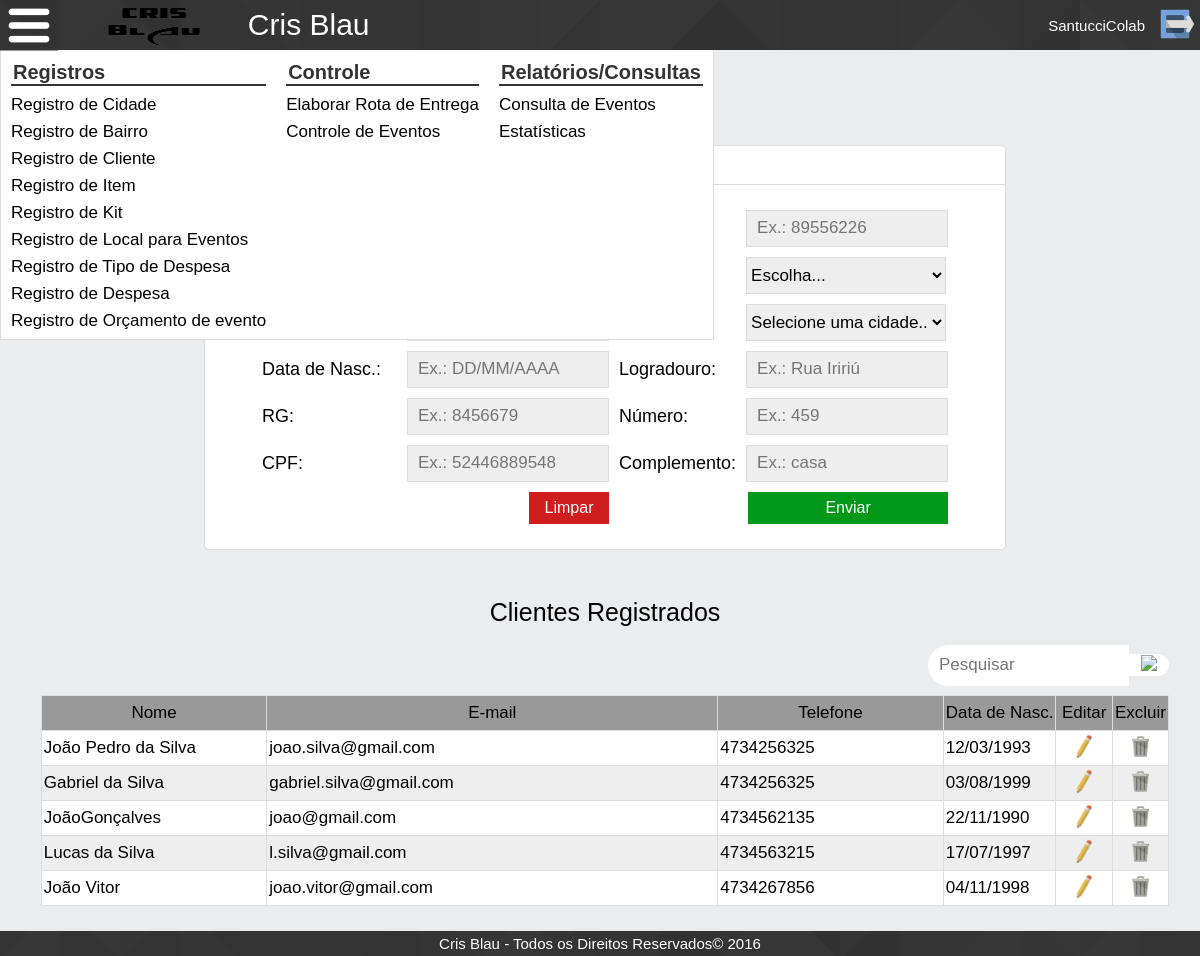
The app's page /system/cb_mainemp_system.php?folder=clients/&file=cb_fmins_clients&ext=php (signed in) with its own data.
### tables this page shows
CREATE TABLE `clients` (
  `id` smallint(5) UNSIGNED ZEROFILL NOT NULL COMMENT 'Campo destinado a armazenar os indentificadores únicos dos clientes.',
  `districts_id` tinyint(2) UNSIGNED ZEROFILL NOT NULL COMMENT 'Campo destinado a armazenar a chave estrangeira de bairros em clientes.',
  `name` varchar(45) NOT NULL COMMENT 'Campo destinado a armazenar os nomes dos clientes.',
  `email` varchar(70) NOT NULL COMMENT 'Campo destinado a armazenar os e-mails dos clientes.',
  `phone` bigint(15) UNSIGNED NOT NULL COMMENT 'Campo destinado a armazenar os telefones dos clientes.',
  `birthdate` date NOT NULL COMMENT 'Campo destinado a armazenar as datas de nascimento dos clientes.',
  `rg` varchar(10) NOT NULL COMMENT 'Campo destinado a armazenar o RG dos clientes.',
  `cpf` bigint(11) UNSIGNED NOT NULL COMMENT 'Campo destinado a armazenar o CPF dos clientes.',
  `cep` int(8) UNSIGNED NOT NULL COMMENT 'Campo destinado a armazenar o CEP do endereço dos clientes.',
  `street` varchar(40) NOT NULL COMMENT 'Campo destinado a armazenar o Logradouro do endereço dos clientes.',
  `number` smallint(5) UNSIGNED NOT NULL COMMENT 'Campo destinado a armazenar o Número da casa dos clientes.',
  `complement` varchar(20) DEFAULT NULL COMMENT 'Campo destinado a armazenar o Complemento do endereço dos clientes.'
);

### system/clients/cb_fmins_clients.php (the view, shortened to what this page needs)
<h1 id="title">Registro de Cliente</h1>
<div id="register">
    <h3>Cadastrar Cliente</h3>
    <form name="frmregclientes" method="POST" action="?folder=clients/&file=cb_ins_clients&ext=php">
        <table>
            <tr>
                <td>Nome Completo:</td>
                <td><input type="text" name="txtnome" placeholder="Ex.: João da Silva" maxlength="45"></td>
                <td>CEP:</td>
                <td><input type="text" name="txtcep" placeholder="Ex.: 89556226" maxlength="8"></td>
            </tr>
            <tr>
                <td>E-mail:</td>
                <td><input type="text" name="txtemail" placeholder="Ex.: joao.silva@gmail.com" maxlength="70"></td>
                <td>Cidade:</td>
                <td>
                    <?php
                        $sql_sel_cities = "SELECT * FROM cities ORDER BY name";
                        $sql_sel_cities_preparado = $conexaobd->prepare($sql_sel_cities);
                        $sql_sel_cities_preparado->execute();
                    ?>
                    <select name="selcidade" onChange="mostraBairro()">
                        <option value="">Escolha...</option>
                    <?php
                        while($sql_sel_cities_dados = $sql_sel_cities_preparado->fetch()){
                            $valor_cidade = $sql_sel_cities_dados['id'];
                            $nome_cidade = $sql_sel_cities_dados['name'];
                            echo "<option value='".$valor_cidade."'>".$nome_cidade."</option>";
                        }
                    ?>
                    </select>
                </td>
            </tr>
            <tr>
                <td>Telefone:</td>
                <td><input type="text" name="txttelefone" placeholder="Ex.: 4799999999" maxlength="15"></td>
                <td>Bairro:</td>
                <td>
                    <select name="selbairro">
                        <option value="">Selecione uma cidade...</option>
                    </select>
                </td>
            </tr>
            <tr>
                <td>Data de Nasc.:</td>
                <td><input type="text" class="datepicker" name="txtdata_nasc" placeholder="Ex.: DD/MM/AAAA" maxlength="10" readonly></td>
                <td>Logradouro:</td>
                <td><input type="text" name="txtlogradouro" placeholder="Ex.: Rua Iririú" maxlength="40"></td>
            </tr>
            <tr>
                <td>RG:</td>
                <td><input type="text" name="txtrg" placeholder="Ex.: 8456679" maxlength="10"></td>
                <td>Número:</td>
                <td><input type="text" name="txtnumero" placeholder="Ex.: 459" maxlength="5"></td>
            </tr>
            <tr>
                <td>CPF:</td>
                <td><input type="text" name="txtcpf" placeholder="Ex.: 52446889548" maxlength="11"></td>
                <td>Complemento:</td>
                <td><input type="text" name="txtcomplemento" placeholder="Ex.: casa" maxlength="20"></td>
            </tr>
            <tr>
                <td colspan="2" align="right"><button type="reset" name="btnreset">Limpar</button></td>
                <td colspan="2" align="right"><button type="submit" name="btnsubmit">Enviar</button></td>
            </tr>
        </table>
    </form>
</div>
<div id="consult">
    <h2>Clientes Registrados</h2>
    <div align="center">
        <div align="right" class="search">
            <form name="frmpesquisa" method="POST" action="">
                <input type="text" name="txtpesquisa" placeholder="Pesquisar" maxlength="70">
                <button type="submit" name="btnpesquisar"><img src="../layout/images/search.png"></button>
            </form>
        </div>
        <?php
            $pesquisa = "";
            $sql_sel_clients = "SELECT id, name, email, phone, birthdate FROM clients ".$pesquisa."";
            $sql_sel_clients_preparado = $conexaobd->prepare($sql_sel_clients);
            $sql_sel_clients_preparado->execute();
        ?>
    </div>
    <table class="consult_table">
        <thead>
        <tr>
            <th width="20%">Nome</th>
            <th width="40%">E-mail</th>
            <th width="20%">Telefone</th>
            <th width="10%">Data de Nasc.</th>
            <th width="5%">Editar</th>
            <th width="5%">Excluir</th>
        </tr>
        </thead>
        <tbody>
    <?php
            if($sql_sel_clients_preparado->rowCount()>0){
                while($sql_sel_clients_dados = $sql_sel_clients_preparado->fetch()) {
                    $data = explode('-', $sql_sel_clients_dados['birthdate']);
                    $datab = $data[2].'/'.$data[1].'/'.$data[0];
    ?>
                    <tr>
                        <td><a name="modal" class="#modalwindow" href="<?php echo $sql_sel_clients_dados['id']; ?>"><?php echo $sql_sel_clients_dados['name']; ?></a></td>
                        <td><a name="modal" class="#modalwindow" href="<?php echo $sql_sel_clients_dados['id']; ?>"><?php echo $sql_sel_clients_dados['email']; ?></a></td>
                        <td><a name="modal" class="#modalwindow" href="<?php echo $sql_sel_clients_dados['id']; ?>"><?php echo $sql_sel_clients_dados['phone']; ?></a></td>
                        <td><a name="modal" class="#modalwindow" href="<?php echo $sql_sel_clients_dados['id']; ?>"><?php echo $datab; ?></a></td>
                        <td align="center"><a href="?folder=clients/&file=cb_fmupd_clients&ext=php&id=<?php echo $sql_sel_clients_dados['id']; ?>"><img src="../layout/images/edit.png" width="25px"></a></td>
                        <td align="center"><?php echo safedelete($sql_sel_clients_dados['id'], "", '?folder=clients/&file=cb_del_clients&ext=php', 'o cliente', $sql_sel_clients_dados['name']) ?></td>
                    </tr>
    <?php
                }
            }else {
    ?>
                <tr>
                    <td align="center" colspan="6"><?php echo mensagens('Vazio', 'clientes'); ?></td>
                </tr>
    <?php
            }
    ?>
        </tbody>
    </table>
</div>

### system/cb_mainemp_system.php (shortened to what this page needs)
<!DOCTYPE html>
<?php
include "../addons/php/cb_safedelete_php.php";
?>
<html>
<head>
  <link rel="stylesheet" type="text/css" href="../layout/css/cb_reset_css.css">
  <link rel="stylesheet" type="text/css" href="../layout/css/cb_style_css.css">
  <link href="../layout/css/cb_jquery-ui_css.css" rel="stylesheet">
  <link href="../addons/plugins/slick/slick.css" rel="stylesheet">
  <link href="../addons/plugins/slick/slick-theme.css" rel="stylesheet">
  <link href="../layout/css/cb_select2.min_css.css" rel="stylesheet">
  <link href="../layout/css/fullcalendar.min.css" rel="stylesheet">
</head>
<body>
<header>
  <img src="../layout/images/menu.png" id="menu">
  <nav>
    <ul>
      <li class="menu_title">Registros</li>
      <li><a href="?folder=cities/&file=cb_fmins_cities&ext=php">Registro de Cidade</a></li>
      <li><a href="?folder=districts/&file=cb_fmins_districts&ext=php">Registro de Bairro</a></li>
      <li><a href="?folder=clients/&file=cb_fmins_clients&ext=php">Registro de Cliente</a></li>
      <li><a href="?folder=items/&file=cb_fmins_items&ext=php">Registro de Item</a></li>
      <li><a href="?folder=kits/&file=cb_fmins_kits&ext=php">Registro de Kit</a></li>
      <li><a href="?folder=locals/&file=cb_fmins_locals&ext=php">Registro de Local para Eventos</a></li>
      <li><a href="?folder=expenses_types/&file=cb_fmins_expenses_types&ext=php">Registro de Tipo de Despesa</a></li>
      <li><a href="?folder=expenses/&file=cb_fmins_expenses&ext=php">Registro de Despesa</a></li>
      <li><a href="?folder=events/&file=cb_fmins_events&ext=php">Registro de Orçamento de evento</a></li>
    </ul>
    <ul>
      <li class="menu_title">Controle</li>
      <li><a href="?folder=events_control/deliveryroute/&file=cb_view_deliveryroute&ext=php">Elaborar Rota de Entrega</a></li>
      <li><a href="?folder=events_control/control/&file=cb_events_control&ext=php">Controle de Eventos</a></li>
    </ul>
    <ul>
      <li class="menu_title">Relatórios/Consultas</li>
      <li><a href="?folder=reports/&file=cb_events_reports&ext=php">Consulta de Eventos</a></li>
      <li><a href="?folder=reports/&file=cb_statistics_reports&ext=php">Estatísticas</a></li>
    </ul>
  </nav>
  <a href="cb_mainemp_system.php"><img src="../layout/images/logo.png" id="header_logo"></a>
  <h1>Cris Blau</h1>
  <div id="user_area">
    <a href="?folder=users/&file=cb_fmupd_users&ext=php&id=<?php echo $_SESSION['idUsuario']?>;"><?php echo $_SESSION['usuario'] ?></a>
    <a href="../security/authentication/cb_logout_authentication.php"><img src="../layout/images/quit.png" id="quit"></a>
  </div>
</header>
<div id="content">
  <?php
  if(isset($_GET['folder'])&&isset($_GET['file'])&&isset($_GET['ext'])){
    if(!include $_GET['folder'].$_GET['file'].".".$_GET['ext']){
      echo "<h1>Página não encontrada!</h1>";
    }
  }else{
    include "cb_initial_system.php";
  }
  ?>
</div>
<footer>
  <p>Cris Blau - Todos os Direitos Reservados© 2016</p>
</footer>
</body>
</html>

### addons/php/cb_safedelete_php.php (shortened to what this page needs)
<?php
function safedelete($id1, $id2, $action, $oc1, $oc2){
    $nomeForm = md5($id1.time());
    $criptoId1 = md5($id1);
    $linkSeguro = "<form name='".$nomeForm."' action='".$action."' method='POST'>";
    $linkSeguro .= "<input type='hidden' name='id1' value='".$criptoId1."'/>";
    $linkSeguro .= "<input type='image' src='../layout/images/trash.png' style='width:25px; heigh:25px; padding: 0; background: none;' onClick='return confirmacao(\"$oc1\", \"$oc2\")' title='Excluir Registro'/>";
    $linkSeguro .= "</form>";
    return $linkSeguro;
}
?>

### layout/css/cb_style_css.css (style rules this page uses)
html, body { width: 100%; height: 100%; white-space: nowrap; }
body { background: #eaecee; font-family: sans-serif; font-size: 15px; }
h1 { font-size: 30px; }
h2 { font-size: 25px; }
h3 { font-size: 20px; }
p { font-size: 15px; }
input, select, textarea { outline: none; border: none; width: 280px; padding: 10px; font-size: 17px; background: #eee; }
button[type="submit"] { outline: none; width: 300px; background: #02981a; border: none; padding: 7px; color: #fff; font-size: 16px; }
button[type="reset"] { outline: none; width: 100px; background: #cf1c1c; border: none; padding: 7px; color: #fff; font-size: 16px; }
footer { background: url('../images/bg2.png') fixed; background-size: 100%; width: 100%; height: 25px; color: #fff; text-align: center; line-height: 25px; position: fixed; bottom: 0; z-index: 900; }
header { background: url('../images/bg2.png') fixed; background-size: 100%; color: #fff; width: 100%; height: 50px; display: flex; align-items: center; position: fixed; top: 0; z-index: 900; }
header #menu { height: 35px; padding: 8px; z-index: 900; }
header #header_logo { height: 50px; width: 170px; margin: 0 10px 0 10px; }
header h1 { flex: 1; }
header #user_area { display: flex; align-items: center; }
header #user_area a { color: #fff; margin: 0 5px 0 5px; text-decoration: none; }
header #user_area #quit { height: 40px }
nav { display: none; position: absolute; top: 50px; left: 0; background: #fff; border: 1px solid #ddd; border-top: none; min-width: 700px; }
nav ul { float: left; margin: 0 10px 0 10px; }
nav ul .menu_title { font-size: 20px; font-weight: bold; border-bottom: 2px solid #333; margin-bottom: 5px; padding: 2px; color: #333; }
nav ul li { margin: 10px 0 10px 0; }
nav ul li a { font-size: 17px; text-decoration: none; color: #000; }
#content { width: calc(100% - 10px); margin-top: 50px; padding: 25px 0 50px 10px; }
#content #register { width: 800px; min-height: 200px; background: #fff; border-radius: 5px; border: 1px solid #ddd; margin: 40px auto 0 auto; }
#content #register h3 { padding: 10px 0 0 10px; }
#content #register input, textarea { border: 1px solid #ddd; width: 180px; height: 15px; }
#content #register select { border: 1px solid #ddd; width: 200px; padding: 0; height: 37px; margin: 0; }
#content #register button[type='submit'] { width: 200px; }
#content #register button[type='reset'] { width: 80px; }
#content #register table { margin: 20px auto 20px auto; }
#content #register table, #content #register tr, #content #register td { padding: 5px; font-size: 18px; vertical-align: middle; }
#consult { width: 100%; height: 100%; margin-top: 50px; text-align: center; clear: both; white-space: normal; }
#consult a { text-decoration: none; color: #000; }
#consult h2 { margin:auto; }
#consult .consult_table { max-width: 95%; margin: 20px auto 0 auto; font-size: 17px; background: #fff; }
#consult .consult_table tr, #consult .consult_table td, #consult .consult_table th { border: 1px solid #ddd; height: 30px; vertical-align: middle; padding: 2px; }
#consult .consult_table th { background: #999; text-align: center; }
#consult .consult_table tr { text-align: left; }
#consult .consult_table tr:nth-child(even) { background: #eee; }
.filter input, .filter2 input, select { width: 150px; border: 1px solid #ddd; margin: 10px 0 10px 0; }
.search { height: 30px; margin-top: 20px; }
.search, .search form input, .search form button[name=btnpesquisar] { display: inline-block; vertical-align: middle; }
.search form input { width: 180px; border-top-left-radius: 50px; border-bottom-left-radius: 50px; height: calc(100% - 20px); margin-right: -4px; border: 1px solid #fff; border-right: none; background: #fff; height: 19px; }
.search form button[name=btnpesquisar] { height: 100%; background: #fff; border-top-right-radius: 50px; border-bottom-right-radius: 50px; border: 1px solid #fff; border-left: none; width: 40px; padding: 0; }
.search form button[name=btnpesquisar] img { height: 35px; }

### records on screen
clients: name "João Pedro da Silva", email "joao.silva@gmail.com", phone "4734256325", birthdate "12/03/1993"
clients: name "Gabriel da Silva", email "gabriel.silva@gmail.com", phone "4734256325", birthdate "03/08/1999"
clients: name "JoãoGonçalves", email "joao@gmail.com", phone "4734562135", birthdate "22/11/1990"
clients: name "Lucas da Silva", email "l.silva@gmail.com", phone "4734563215", birthdate "17/07/1997"
clients: name "João Vitor", email "joao.vitor@gmail.com", phone "4734267856", birthdate "04/11/1998"

### other values on screen
$_SESSION['usuario'] "SantucciColab"
